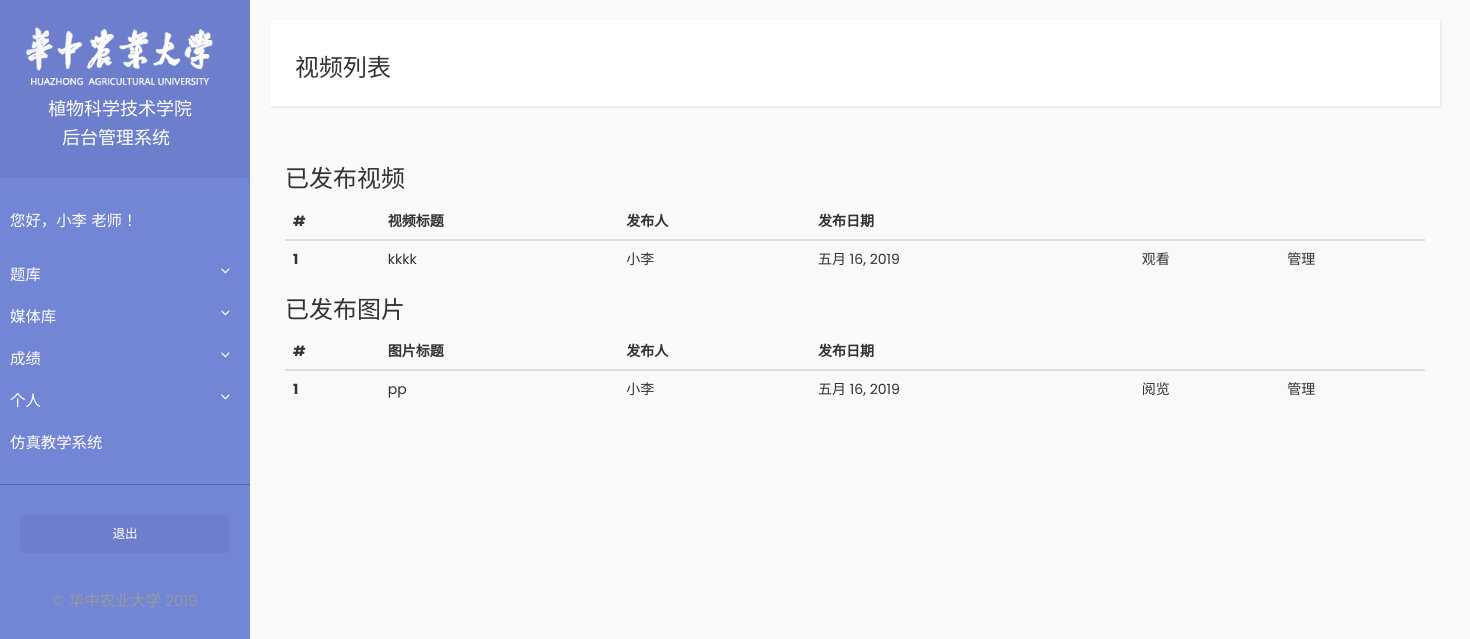
The page /video/media_list (signed in) on the database as committed earlier.
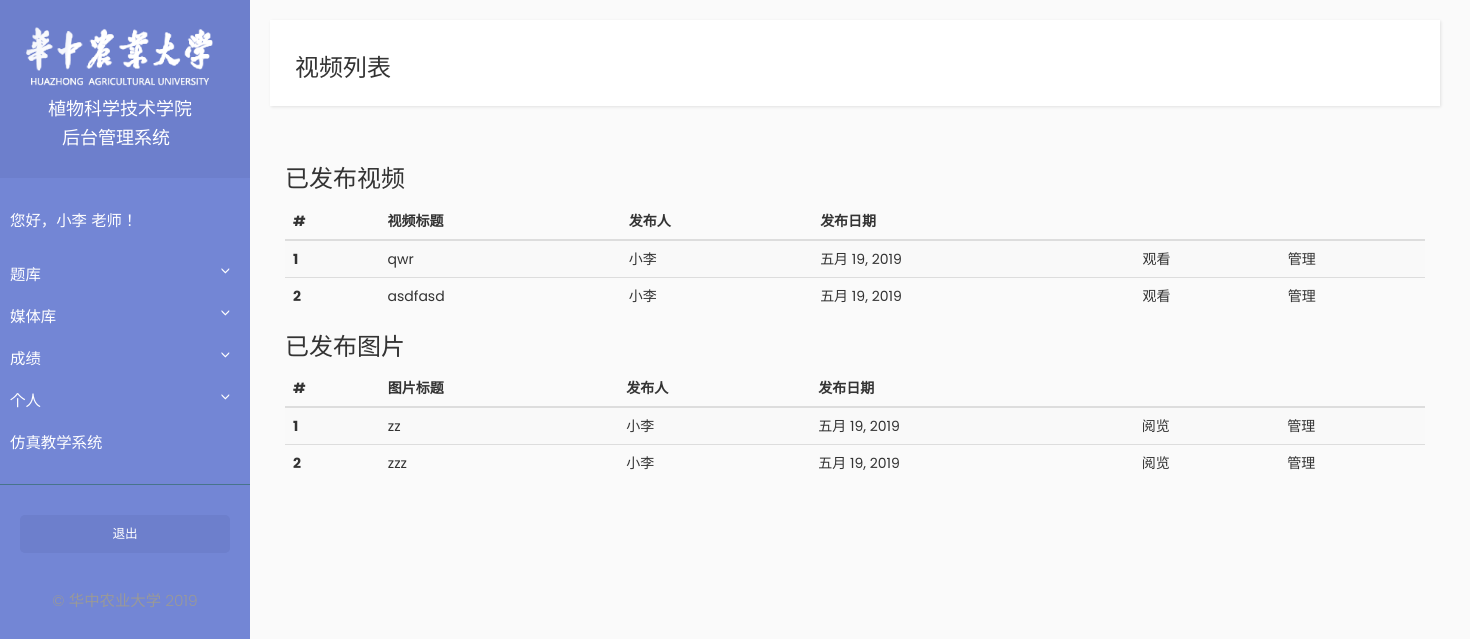
The same page on the database as committed later.
### Video/models.py (models this page shows)
class Video(models.Model):
    title = models.CharField(max_length=255)
    teacher = models.ForeignKey(Teacher, on_delete=models.CASCADE)
    upload_date = models.DateField(auto_now=True)
    video = models.FileField(upload_to=user_directory_path)

class Image(models.Model):
    title = models.CharField(max_length=255)
    teacher = models.ForeignKey(Teacher, on_delete=models.CASCADE)
    upload_date = models.DateField(auto_now=True)
    image = models.ImageField(upload_to=user_directory_path)

### Teacher/models.py (models this page shows, shortened)
class Teacher(models.Model):
    user = models.OneToOneField(User, on_delete=models.CASCADE)
    name = models.CharField(max_length=10)
    phone = models.CharField(max_length=20)

### Video/views.py (the view)
# urls.py: path('media_list', views.media_list, name='media_list'),
@login_required
def media_list(request):
    videos = Video.objects.all()
    images = Image.objects.all()
    context = {'videos': videos,
               'images': images}
    return render(request, 'video/media_list.html', context=context)

### Video/templates/video/media_list.html (shortened to what this page needs)
{% extends "teacher/base.html" %}
{% block title_block %}
<h3>视频列表</h3>
{% endblock %}
{% block content_block%}
<div class="container">
    <h3>已发布视频</h3>
    <table class="table table-striped">
        <thead>
            <tr>
                <th scope="col">#</th>
                <th scope="col">视频标题</th>
                <th scope="col">发布人</th>
                <th scope="col">发布日期</th>
                <th scope="col"></th>
                <th scope="col"></th>
            </tr>
        </thead>
        <tbody>
            {% for video in videos %}
                <tr>
                    <th scope="row">{{ forloop.counter }}</th>
                    <td>{{ video.title }}</td>
                    <td>{{ video.teacher.name }}</td>
                    <td>{{ video.upload_date|date }}</td>
                    <td><a href="{% url 'video:video_play' video.pk %}">观看</a></td>
                    {% if video.teacher == user.teacher %}
                        <td><a href="{% url 'video:video_manage' video.pk %}">管理</a></td>
                    {% else %}
                        <td><a href="">管理（无权限）</a></td>
                    {% endif %}
                </tr>
            {% endfor %}
        </tbody>
    </table>
    <h3>已发布图片</h3>
    <table class="table table-striped">
        <thead>
            <tr>
                <th scope="col">#</th>
                <th scope="col">图片标题</th>
                <th scope="col">发布人</th>
                <th scope="col">发布日期</th>
                <th scope="col"></th>
                <th scope="col"></th>
            </tr>
        </thead>
        <tbody>
            {% for image in images %}
                <tr>
                    <th scope="row">{{ forloop.counter }}</th>
                    <td>{{ image.title }}</td>
                    <td>{{ image.teacher.name }}</td>
                    <td>{{ image.upload_date|date }}</td>
                    <td><a href="{% url 'video:image_play' image.pk %}">阅览</a></td>
                    {% if image.teacher == user.teacher %}
                        <td><a href="{% url 'video:image_manage' image.pk %}">管理</a></td>
                    {% else %}
                        <td><a href="">管理（无权限）</a></td>
                    {% endif %}
                </tr>
            {% endfor %}
        </tbody>
    </table>
</div>
{% endblock %}

Rows that differ between the two databases and show on the page:
removed Video: title "kkkk", teacher.name "小李", upload_date "五月 16, 2019", shows "管理"
removed Image: title "pp", teacher.name "小李", upload_date "五月 16, 2019", shows "管理"
added Video: title "qwr", teacher.name "小李", upload_date "五月 19, 2019", shows "管理"
added Video: title "asdfasd", teacher.name "小李", upload_date "五月 19, 2019", shows "管理"
added Image: title "zz", teacher.name "小李", upload_date "五月 19, 2019", shows "管理"
added Image: title "zzz", teacher.name "小李", upload_date "五月 19, 2019", shows "管理"
